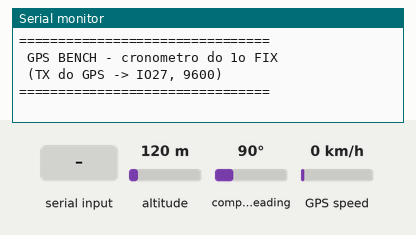
The sketch below on a simulated ESP32. Shown: the last lines printed to the serial monitor. Inputs (shaded band) come from the test bench; at power-on: altitude 120 m, compass heading 90°, GPS speed 0 km/h. The GPS gets a fix after 3 s at 37.7749, -122.4194 with 8 satellites.

Above: at 1.6 s.
1.7 s: altitude set to 20 m
At 4.7 s:
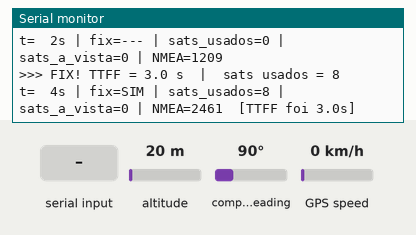
4.9 s: "90,45\n" received over the second serial link
At 6.3 s:
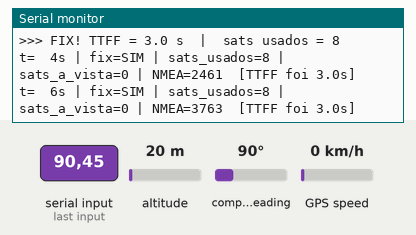
6.4 s: compass heading set to 7°
At 10.4 s:
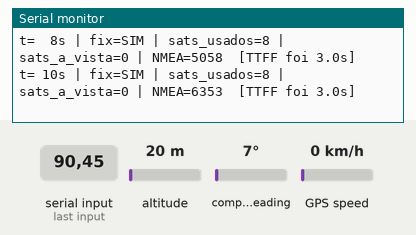
10.5 s: GPS speed set to 30 km/h
12.0 s: "30,150\n" received over the second serial link
At 12.7 s:
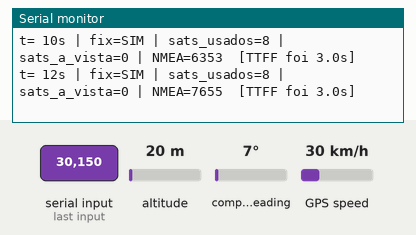

The sketch:

gps_bench.ino
```cpp
/*
 * GPS BENCH - mede objetivamente cada modulo/antena (roda no CYD/ESP32).
 * Liga o GPS em Serial2 (TX do GPS -> IO27, 9600). Cronometra o 1o FIX (TTFF)
 * e mostra satelites usados + satelites a vista + qualidade (SNR max).
 * Testa cada config (SAM-M8Q / NEO-7M interna / NEO-7M externa) e compara os numeros.
 * REGRA JUSTA: mesmo lugar, mesma janela de ceu; anota TTFF e sats de cada um.
 */
#include <TinyGPSPlus.h>
TinyGPSPlus gps;
TinyGPSCustom gpInView(gps, "GPGSV", 3);   // GPS satelites a vista
TinyGPSCustom glInView(gps, "GLGSV", 3);   // GLONASS satelites a vista

unsigned long t0, lastP=0; bool got=false; unsigned long ttffMs=0;

void setup(){
  Serial.begin(115200); delay(400);
  Serial2.begin(9600, SERIAL_8N1, 27, -1);
  t0 = millis();
  Serial.println("\n================================");
  Serial.println(" GPS BENCH - cronometro do 1o FIX");
  Serial.println(" (TX do GPS -> IO27, 9600)");
  Serial.println("================================");
}

void loop(){
  while(Serial2.available()) gps.encode(Serial2.read());

  if(!got && gps.location.isValid() && gps.location.isUpdated()){
    got = true; ttffMs = millis()-t0;
    Serial.println();
    Serial.printf(">>> FIX! TTFF = %.1f s  |  sats usados = %d\n", ttffMs/1000.0, gps.satellites.value());
    Serial.println();
  }

  if(millis()-lastP > 2000){
    lastP = millis();
    int inview = atoi(gpInView.value()) + atoi(glInView.value());
    Serial.printf("t=%3.0fs | fix=%s | sats_usados=%d | sats_a_vista=%d | NMEA=%lu",
      (millis()-t0)/1000.0,
      got?"SIM":"---",
      gps.satellites.isValid()?gps.satellites.value():0,
      inview,
      gps.charsProcessed());
    if(got) Serial.printf("  [TTFF foi %.1fs]", ttffMs/1000.0);
    Serial.println();
  }
}
```

Measured:
- after the input at 1.7 s, the serial monitor: prints a new line after 2.3 s (image 1)
- after the input at 4.9 s, the serial monitor: prints a new line after 1.1 s (image 2)
- after the input at 6.4 s, the serial monitor: prints a new line after 1.6 s (image 3)
- after the input at 12.0 s, the serial monitor: prints a new line at once (image 4)
